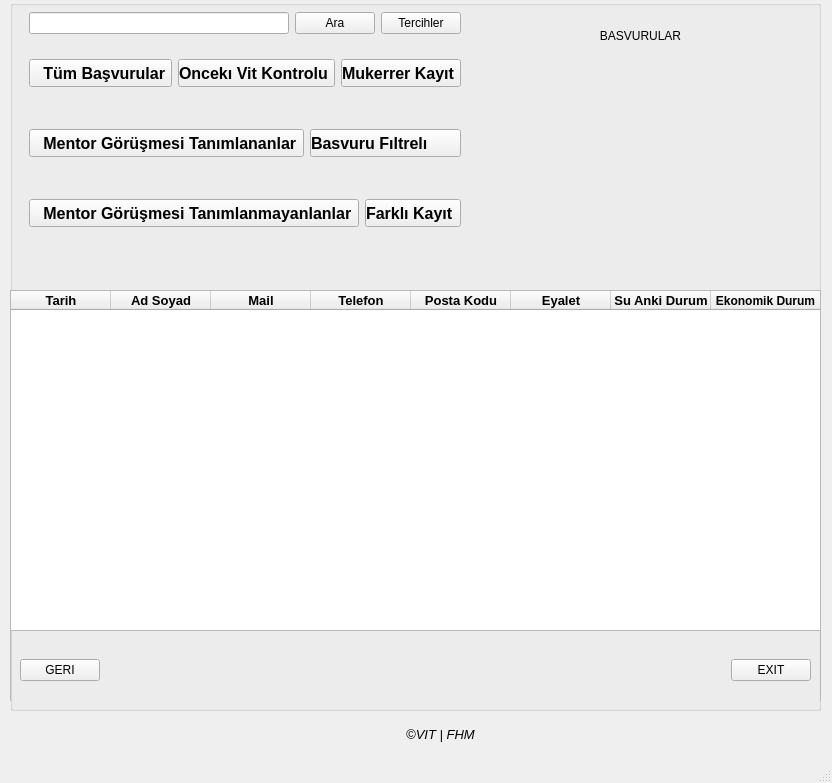
<?xml version="1.0" encoding="UTF-8"?>
<ui version="4.0">
 <class>BasvurularSayfasi</class>
 <widget class="QMainWindow" name="BasvurularSayfasi">
  <property name="geometry">
   <rect>
    <x>0</x>
    <y>0</y>
    <width>832</width>
    <height>783</height>
   </rect>
  </property>
  <property name="sizePolicy">
   <sizepolicy hsizetype="Ignored" vsizetype="Ignored">
    <horstretch>0</horstretch>
    <verstretch>0</verstretch>
   </sizepolicy>
  </property>
  <property name="minimumSize">
   <size>
    <width>0</width>
    <height>0</height>
   </size>
  </property>
  <property name="maximumSize">
   <size>
    <width>10000</width>
    <height>10000</height>
   </size>
  </property>
  <property name="windowTitle">
   <string>MainWindow</string>
  </property>
  <property name="styleSheet">
   <string notr="true"/>
  </property>
  <widget class="QWidget" name="centralwidget">
   <widget class="QGroupBox" name="groupBox">
    <property name="geometry">
     <rect>
      <x>10</x>
      <y>0</y>
      <width>811</width>
      <height>711</height>
     </rect>
    </property>
    <property name="sizePolicy">
     <sizepolicy hsizetype="Fixed" vsizetype="Fixed">
      <horstretch>0</horstretch>
      <verstretch>0</verstretch>
     </sizepolicy>
    </property>
    <property name="title">
     <string/>
    </property>
    <widget class="QFrame" name="frame_2">
     <property name="geometry">
      <rect>
       <x>-10</x>
       <y>10</y>
       <width>821</width>
       <height>691</height>
      </rect>
     </property>
     <property name="frameShape">
      <enum>QFrame::NoFrame</enum>
     </property>
     <property name="frameShadow">
      <enum>QFrame::Raised</enum>
     </property>
     <widget class="QFrame" name="frame">
      <property name="geometry">
       <rect>
        <x>20</x>
        <y>-10</y>
        <width>450</width>
        <height>47</height>
       </rect>
      </property>
      <property name="frameShape">
       <enum>QFrame::NoFrame</enum>
      </property>
      <property name="frameShadow">
       <enum>QFrame::Raised</enum>
      </property>
      <layout class="QHBoxLayout" name="horizontalLayout_4">
       <item>
        <widget class="QLineEdit" name="aramaKutusu">
         <property name="toolTip">
          <string>Aramak istediğiniz kelimeyi yazınız!</string>
         </property>
         <property name="styleSheet">
          <string notr="true">border-color: rgb(0, 170, 255);</string>
         </property>
         <property name="text">
          <string/>
         </property>
        </widget>
       </item>
       <item>
        <widget class="QPushButton" name="araButonu">
         <property name="styleSheet">
          <string notr="true">font: 700 10pt &quot;Segoe UI&quot;;</string>
         </property>
         <property name="text">
          <string>Ara</string>
         </property>
        </widget>
       </item>
       <item>
        <widget class="QPushButton" name="tercihlerButonu">
         <property name="styleSheet">
          <string notr="true">font: 700 10pt &quot;Segoe UI&quot;;</string>
         </property>
         <property name="text">
          <string>Tercihler</string>
         </property>
        </widget>
       </item>
      </layout>
     </widget>
     <widget class="QFrame" name="frame_3">
      <property name="geometry">
       <rect>
        <x>20</x>
        <y>40</y>
        <width>450</width>
        <height>46</height>
       </rect>
      </property>
      <property name="frameShape">
       <enum>QFrame::NoFrame</enum>
      </property>
      <property name="frameShadow">
       <enum>QFrame::Plain</enum>
      </property>
      <layout class="QHBoxLayout" name="horizontalLayout_2">
       <item>
        <widget class="QPushButton" name="tumBasvurularButonu">
         <property name="enabled">
          <bool>true</bool>
         </property>
         <property name="minimumSize">
          <size>
           <width>1</width>
           <height>1</height>
          </size>
         </property>
         <property name="maximumSize">
          <size>
           <width>1200</width>
           <height>1000</height>
          </size>
         </property>
         <property name="font">
          <font>
           <pointsize>12</pointsize>
           <weight>75</weight>
           <bold>true</bold>
          </font>
         </property>
         <property name="styleSheet">
          <string notr="true">text-align: left; /* Metni sola hizala */</string>
         </property>
         <property name="text">
          <string>   Tüm Başvurular</string>
         </property>
        </widget>
       </item>
       <item>
        <widget class="QPushButton" name="oncekiVitKontrolButonu">
         <property name="enabled">
          <bool>true</bool>
         </property>
         <property name="minimumSize">
          <size>
           <width>1</width>
           <height>1</height>
          </size>
         </property>
         <property name="maximumSize">
          <size>
           <width>1200</width>
           <height>1000</height>
          </size>
         </property>
         <property name="font">
          <font>
           <pointsize>12</pointsize>
           <weight>75</weight>
           <bold>true</bold>
          </font>
         </property>
         <property name="styleSheet">
          <string notr="true">text-align: left; /* Metni sola hizala */</string>
         </property>
         <property name="text">
          <string>Oncekı Vit Kontrolu</string>
         </property>
        </widget>
       </item>
       <item>
        <widget class="QPushButton" name="mukerrerKayitButonu">
         <property name="enabled">
          <bool>true</bool>
         </property>
         <property name="minimumSize">
          <size>
           <width>1</width>
           <height>1</height>
          </size>
         </property>
         <property name="maximumSize">
          <size>
           <width>1200</width>
           <height>1000</height>
          </size>
         </property>
         <property name="font">
          <font>
           <pointsize>12</pointsize>
           <weight>75</weight>
           <bold>true</bold>
          </font>
         </property>
         <property name="styleSheet">
          <string notr="true">text-align: left; /* Metni sola hizala */</string>
         </property>
         <property name="text">
          <string>Mukerrer Kayıt</string>
         </property>
        </widget>
       </item>
      </layout>
     </widget>
     <widget class="QFrame" name="frame_4">
      <property name="geometry">
       <rect>
        <x>20</x>
        <y>110</y>
        <width>450</width>
        <height>46</height>
       </rect>
      </property>
      <property name="frameShape">
       <enum>QFrame::NoFrame</enum>
      </property>
      <property name="frameShadow">
       <enum>QFrame::Raised</enum>
      </property>
      <layout class="QHBoxLayout" name="horizontalLayout">
       <item>
        <widget class="QPushButton" name="mentorGorusmesiTanimlananlarButonu">
         <property name="enabled">
          <bool>true</bool>
         </property>
         <property name="minimumSize">
          <size>
           <width>1</width>
           <height>1</height>
          </size>
         </property>
         <property name="maximumSize">
          <size>
           <width>1000</width>
           <height>1000</height>
          </size>
         </property>
         <property name="font">
          <font>
           <pointsize>12</pointsize>
           <weight>75</weight>
           <bold>true</bold>
          </font>
         </property>
         <property name="styleSheet">
          <string notr="true">text-align: left; /* Metni sola hizala */</string>
         </property>
         <property name="text">
          <string>   Mentor Görüşmesi Tanımlananlar</string>
         </property>
        </widget>
       </item>
       <item>
        <widget class="QPushButton" name="basvuruFiltreliButonu">
         <property name="enabled">
          <bool>true</bool>
         </property>
         <property name="minimumSize">
          <size>
           <width>1</width>
           <height>1</height>
          </size>
         </property>
         <property name="maximumSize">
          <size>
           <width>1200</width>
           <height>1000</height>
          </size>
         </property>
         <property name="font">
          <font>
           <pointsize>12</pointsize>
           <weight>75</weight>
           <bold>true</bold>
          </font>
         </property>
         <property name="styleSheet">
          <string notr="true">text-align: left; /* Metni sola hizala */</string>
         </property>
         <property name="text">
          <string>Basvuru Fıltrelı</string>
         </property>
        </widget>
       </item>
      </layout>
     </widget>
     <widget class="QFrame" name="frame_5">
      <property name="geometry">
       <rect>
        <x>20</x>
        <y>180</y>
        <width>450</width>
        <height>46</height>
       </rect>
      </property>
      <property name="frameShape">
       <enum>QFrame::NoFrame</enum>
      </property>
      <property name="frameShadow">
       <enum>QFrame::Raised</enum>
      </property>
      <layout class="QHBoxLayout" name="horizontalLayout_3">
       <item>
        <widget class="QPushButton" name="mentorGorusmesiTanimlanmayanlarButonu">
         <property name="enabled">
          <bool>true</bool>
         </property>
         <property name="minimumSize">
          <size>
           <width>1</width>
           <height>1</height>
          </size>
         </property>
         <property name="maximumSize">
          <size>
           <width>1000</width>
           <height>1000</height>
          </size>
         </property>
         <property name="font">
          <font>
           <pointsize>12</pointsize>
           <weight>75</weight>
           <bold>true</bold>
          </font>
         </property>
         <property name="styleSheet">
          <string notr="true">text-align: left; /* Metni sola hizala */</string>
         </property>
         <property name="text">
          <string>   Mentor Görüşmesi Tanımlanmayanlanlar</string>
         </property>
        </widget>
       </item>
       <item>
        <widget class="QPushButton" name="farkliKaydetButonu">
         <property name="enabled">
          <bool>true</bool>
         </property>
         <property name="minimumSize">
          <size>
           <width>1</width>
           <height>1</height>
          </size>
         </property>
         <property name="maximumSize">
          <size>
           <width>1200</width>
           <height>1000</height>
          </size>
         </property>
         <property name="font">
          <font>
           <pointsize>12</pointsize>
           <weight>75</weight>
           <bold>true</bold>
          </font>
         </property>
         <property name="styleSheet">
          <string notr="true">text-align: left; /* Metni sola hizala */</string>
         </property>
         <property name="text">
          <string>Farklı Kayıt</string>
         </property>
        </widget>
       </item>
      </layout>
     </widget>
     <widget class="QLabel" name="Geri_Tusu">
      <property name="geometry">
       <rect>
        <x>450</x>
        <y>600</y>
        <width>41</width>
        <height>41</height>
       </rect>
      </property>
      <property name="contextMenuPolicy">
       <enum>Qt::CustomContextMenu</enum>
      </property>
      <property name="toolTip">
       <string>Tercihler Ekranina Geri Dön!</string>
      </property>
      <property name="statusTip">
       <string extracomment="Önceki sayfaya dön"/>
      </property>
      <property name="whatsThis">
       <string extracomment="Önceki sayfaya dön"/>
      </property>
      <property name="accessibleName">
       <string notr="true" extracomment="Önceki sayfaya dön"/>
      </property>
      <property name="accessibleDescription">
       <string extracomment="Önceki sayfaya dön"/>
      </property>
      <property name="styleSheet">
       <string notr="true">background-color: rgb(255, 255, 255, 0);
color: rgb(255, 255, 255, 0);</string>
      </property>
      <property name="text">
       <string/>
      </property>
      <property name="pixmap">
       <pixmap>../geri_tusu.png</pixmap>
      </property>
      <property name="scaledContents">
       <bool>true</bool>
      </property>
     </widget>
     <widget class="QPushButton" name="Kapat_butonu_2">
      <property name="geometry">
       <rect>
        <x>70</x>
        <y>640</y>
        <width>45</width>
        <height>45</height>
       </rect>
      </property>
      <property name="font">
       <font>
        <pointsize>12</pointsize>
        <weight>75</weight>
        <bold>true</bold>
       </font>
      </property>
      <property name="toolTip">
       <string>Uygulamadan cikar!</string>
      </property>
      <property name="whatsThis">
       <string/>
      </property>
      <property name="styleSheet">
       <string notr="true">background-color: transparent;
background: none;
border: none;
background-repeat: none;</string>
      </property>
      <property name="text">
       <string/>
      </property>
      <property name="icon">
       <iconset>
        <normaloff>kapat.png</normaloff>kapat.png</iconset>
      </property>
      <property name="iconSize">
       <size>
        <width>48</width>
        <height>48</height>
       </size>
      </property>
     </widget>
     <widget class="QTableWidget" name="tableWidget">
      <property name="geometry">
       <rect>
        <x>10</x>
        <y>280</y>
        <width>811</width>
        <height>341</height>
       </rect>
      </property>
      <attribute name="horizontalHeaderStretchLastSection">
       <bool>true</bool>
      </attribute>
      <column>
       <property name="text">
        <string>Tarih</string>
       </property>
       <property name="font">
        <font>
         <pointsize>10</pointsize>
         <weight>75</weight>
         <bold>true</bold>
        </font>
       </property>
      </column>
      <column>
       <property name="text">
        <string>Ad Soyad</string>
       </property>
       <property name="font">
        <font>
         <pointsize>10</pointsize>
         <weight>75</weight>
         <bold>true</bold>
        </font>
       </property>
      </column>
      <column>
       <property name="text">
        <string>Mail</string>
       </property>
       <property name="font">
        <font>
         <pointsize>10</pointsize>
         <weight>75</weight>
         <bold>true</bold>
        </font>
       </property>
      </column>
      <column>
       <property name="text">
        <string>Telefon</string>
       </property>
       <property name="font">
        <font>
         <pointsize>10</pointsize>
         <weight>75</weight>
         <bold>true</bold>
        </font>
       </property>
      </column>
      <column>
       <property name="text">
        <string>Posta Kodu</string>
       </property>
       <property name="font">
        <font>
         <pointsize>10</pointsize>
         <weight>75</weight>
         <bold>true</bold>
        </font>
       </property>
      </column>
      <column>
       <property name="text">
        <string>Eyalet</string>
       </property>
       <property name="font">
        <font>
         <pointsize>10</pointsize>
         <weight>75</weight>
         <bold>true</bold>
        </font>
       </property>
      </column>
      <column>
       <property name="text">
        <string>Su Anki Durum</string>
       </property>
       <property name="font">
        <font>
         <pointsize>10</pointsize>
         <weight>75</weight>
         <bold>true</bold>
        </font>
       </property>
      </column>
      <column>
       <property name="text">
        <string>Ekonomik Durum</string>
       </property>
       <property name="font">
        <font>
         <weight>75</weight>
         <bold>true</bold>
        </font>
       </property>
      </column>
     </widget>
     <widget class="QLabel" name="liste_kisi_sayisi">
      <property name="geometry">
       <rect>
        <x>410</x>
        <y>250</y>
        <width>401</width>
        <height>16</height>
       </rect>
      </property>
      <property name="styleSheet">
       <string notr="true">font: 700 10pt &quot;Segoe UI&quot;;
color: rgb(255, 0, 0);</string>
      </property>
      <property name="text">
       <string/>
      </property>
     </widget>
     <widget class="QLabel" name="label">
      <property name="geometry">
       <rect>
        <x>560</x>
        <y>50</y>
        <width>171</width>
        <height>191</height>
       </rect>
      </property>
      <property name="text">
       <string/>
      </property>
      <property name="pixmap">
       <pixmap>logo1.png</pixmap>
      </property>
      <property name="scaledContents">
       <bool>true</bool>
      </property>
     </widget>
     <widget class="QLabel" name="label_2">
      <property name="geometry">
       <rect>
        <x>470</x>
        <y>10</y>
        <width>341</width>
        <height>31</height>
       </rect>
      </property>
      <property name="styleSheet">
       <string notr="true">font: 75 12pt &quot;Arial&quot;;</string>
      </property>
      <property name="text">
       <string>BASVURULAR</string>
      </property>
      <property name="textFormat">
       <enum>Qt::AutoText</enum>
      </property>
      <property name="scaledContents">
       <bool>true</bool>
      </property>
      <property name="alignment">
       <set>Qt::AlignCenter</set>
      </property>
     </widget>
     <widget class="QFrame" name="frame_6">
      <property name="geometry">
       <rect>
        <x>10</x>
        <y>620</y>
        <width>811</width>
        <height>81</height>
       </rect>
      </property>
      <property name="frameShape">
       <enum>QFrame::StyledPanel</enum>
      </property>
      <property name="frameShadow">
       <enum>QFrame::Raised</enum>
      </property>
      <layout class="QHBoxLayout" name="horizontalLayout_5">
       <item>
        <widget class="QPushButton" name="geriButonu">
         <property name="styleSheet">
          <string notr="true">font: 700 10pt &quot;Segoe UI&quot;;</string>
         </property>
         <property name="text">
          <string>GERI</string>
         </property>
        </widget>
       </item>
       <item>
        <spacer name="horizontalSpacer">
         <property name="orientation">
          <enum>Qt::Horizontal</enum>
         </property>
         <property name="sizeHint" stdset="0">
          <size>
           <width>40</width>
           <height>20</height>
          </size>
         </property>
        </spacer>
       </item>
       <item>
        <widget class="QPushButton" name="cikisButonu">
         <property name="styleSheet">
          <string notr="true">font: 700 10pt &quot;Segoe UI&quot;;</string>
         </property>
         <property name="text">
          <string>EXIT</string>
         </property>
        </widget>
       </item>
      </layout>
     </widget>
    </widget>
   </widget>
   <widget class="QLabel" name="label_17">
    <property name="geometry">
     <rect>
      <x>10</x>
      <y>719</y>
      <width>861</width>
      <height>31</height>
     </rect>
    </property>
    <property name="font">
     <font>
      <pointsize>10</pointsize>
      <italic>true</italic>
     </font>
    </property>
    <property name="text">
     <string>©VIT | FHM</string>
    </property>
    <property name="alignment">
     <set>Qt::AlignCenter</set>
    </property>
   </widget>
  </widget>
  <widget class="QStatusBar" name="statusbar"/>
 </widget>
 <resources/>
 <connections/>
</ui>
